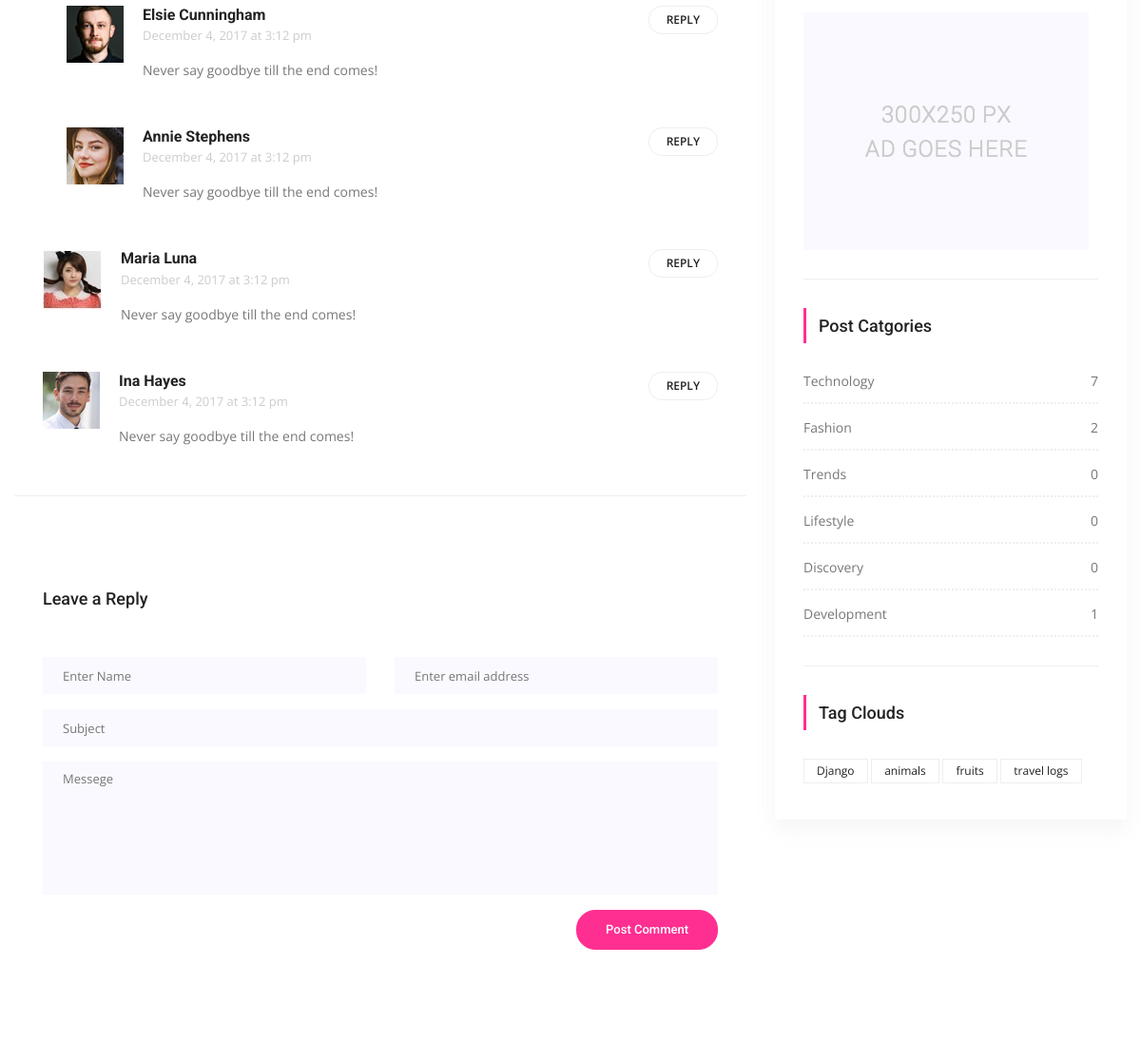
The page /posts/detail/5/slider-1 (middle part) on the database as committed earlier.
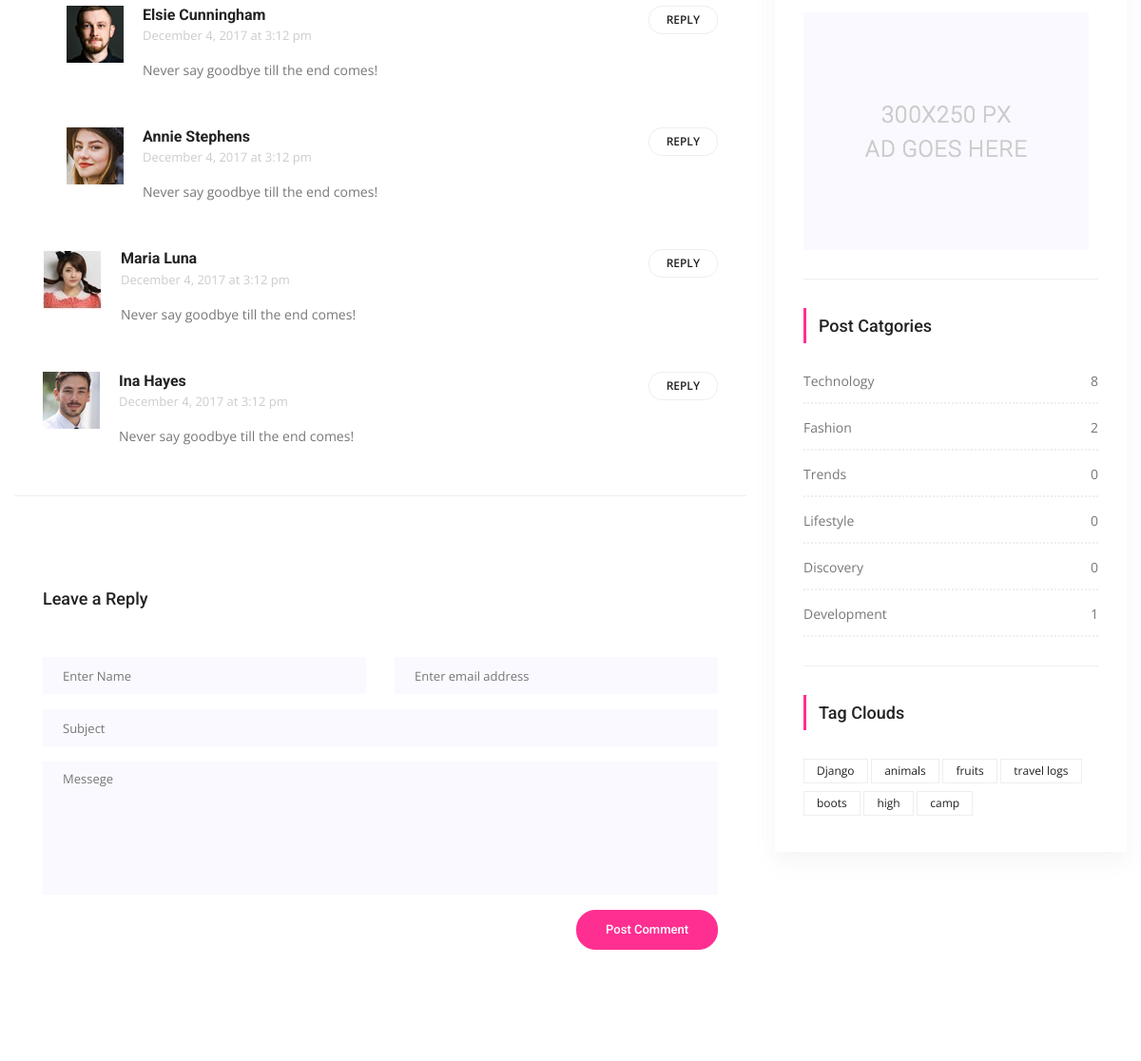
The same page on the database as committed later.
### posts/models.py (models this page shows, shortened)
class Category(models.Model):
	title= models.CharField(max_length=150)
	slug= models.SlugField(editable=False)
	def post_count(self):
		return self.posts.all().count()

class Tag(models.Model):
	title= models.CharField(max_length=50)
	slug= models.SlugField(editable=False)
	def __str__(self):
		return self.title

### posts/views.py (the view)
# urls.py: path('detail/<int:pk>/<slug:slug>', PostDetail.as_view(), name="detail"),
class PostDetail(DetailView):
	template_name="posts/detail.html"
	model= Post
	context_object_name="single"
	def get_context_data(self, **kwargs):
		context= super(PostDetail, self).get_context_data(**kwargs)
		return context

### posts/templatetags/custom_tags.py (called while the page is built)
@register.simple_tag(name="categories")
def all_categories():
	return Category.objects.all()

@register.simple_tag(name="tags")
def all_tags():
	return Tag.objects.all()

### templates/posts/detail.html (shortened to what the changed rows need)
{% extends 'base.html' %}
{% load static %}
{% block content %}
        <section class="blog_area p_120 single-post-area">
            <div class="container">
                <div class="row">
                           {% include 'right_side.html' %}
                    </div>
                </div>
            </div>
        </section>
       {% endblock %}

### templates/right_side.html (shortened to what this page needs)
 {% load static %}
{% load custom_tags %}
 <div class="col-lg-4">
                        <div class="blog_right_sidebar">
                            <aside class="single_sidebar_widget">
                                <a href="#"><img class="img-fluid" src="{% static 'img/blog/add.jpg' %}" alt=""></a>
                                <div class="br"></div>
                            </aside>
                            <aside class="single_sidebar_widget post_category_widget">
                                <h4 class="widget_title">Post Catgories</h4>
                                <ul class="list cat-list">
                                    {% categories as categories %}
                                    {% for category in categories %}
                                    <li>
                                        <a href="{% url 'category_detail' pk=category.id slug=category.slug %}" class="d-flex justify-content-between">
                                            <p>{{ category.title }}</p>
                                            <p>{{ category.post_count }}</p>
                                        </a>
                                    </li>
                                    {% endfor %}
                                </ul>
                                <div class="br"></div>
                            </aside>
                            <aside class="single-sidebar-widget tag_cloud_widget">
                                <h4 class="widget_title">Tag Clouds</h4>
                                <ul class="list">
                                    {% tags as labels %}
                                    {% for label in labels %}
                                    <li><a href="{% url 'tag_detail' slug=label.slug %}">{{ label }}</a></li>
                                    {% endfor %}
                                </ul>
                            </aside>
                        </div>

Rows that differ between the two databases and show on the page:
computed for Category "Technology": post_count "7" → "8"
added Tag: title "boots"
added Tag: title "high"
added Tag: title "camp"
